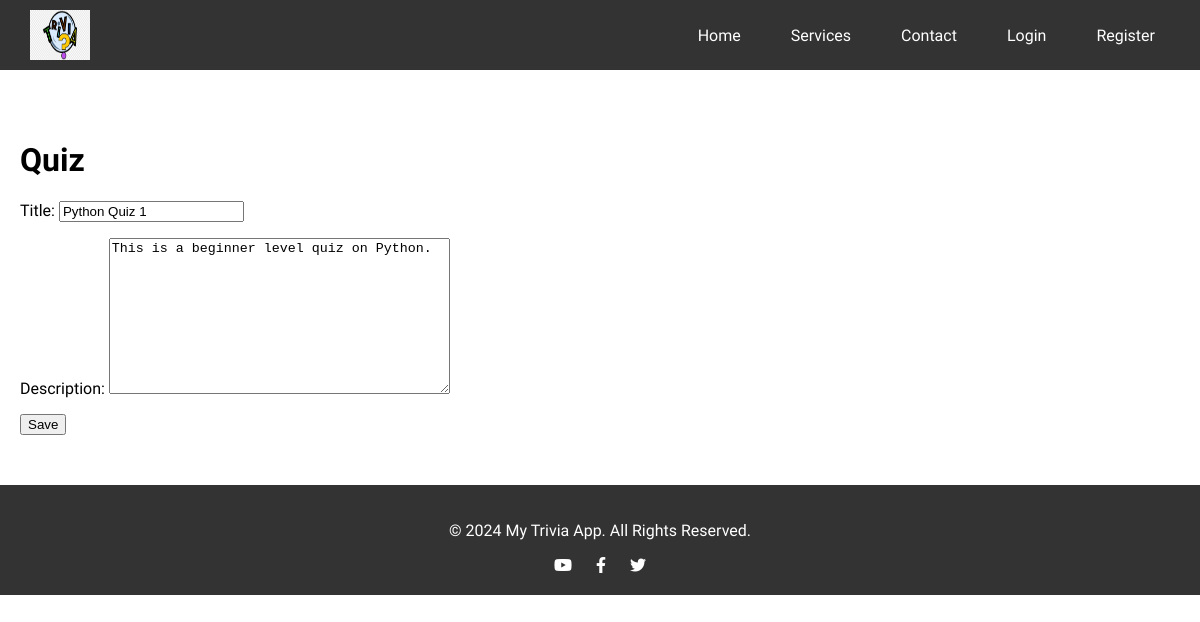
Page /quiz/1/edit/ on the committed database.
### apps/quiz/models.py (models this page shows, shortened)
class Quiz(models.Model):
    quiz_id = models.AutoField(primary_key=True)
    title = models.CharField(max_length=255)
    description = models.TextField(blank=True)
    created_by = models.ForeignKey(
        User, on_delete=models.CASCADE, related_name="quizzes"
    )
    created_at = models.DateTimeField(auto_now_add=True)
    updated_at = models.DateTimeField(auto_now=True)

### apps/quiz/views.py (the view)
# urls.py: path("<int:pk>/edit/", QuizUpdateView.as_view(), name="quiz_edit"),
class QuizUpdateView(UpdateView):
    model = Quiz
    form_class = QuizForm
    template_name = "quizzes/quiz_form.html"
    success_url = reverse_lazy("quiz:quiz_list")

### apps/quiz/forms.py
class QuizForm(forms.ModelForm):
    class Meta:
        model = Quiz
        fields = ["title", "description"]

### templates/quizzes/quiz_form.html (shortened to what this page needs)
{% extends 'base.html' %}
{% block content %}
  <h1>{{ view.action|title }} Quiz</h1>
  <form method="post">
    {{ form.as_p }}
    <button type="submit">Save</button>
  </form>
{% endblock %}

### static/style.css (style rules this page uses)
:root { --main-color: #10cab7; --section-paading: 60px; --section-background: #f6f6f6; }
* { -webkit-box-sizing: border-box; -moz-box-sizing: border-box; box-sizing: border-box; }
html { scroll-behavior: smooth; }
body { font-family: "Work Sans", sans-serif; }
body, html { margin: 0; padding: 0; font-family: 'Work Sans', sans-serif; }

### rows in the picture
Quiz: title "Python Quiz 1", description "This is a beginner level quiz on Python."
